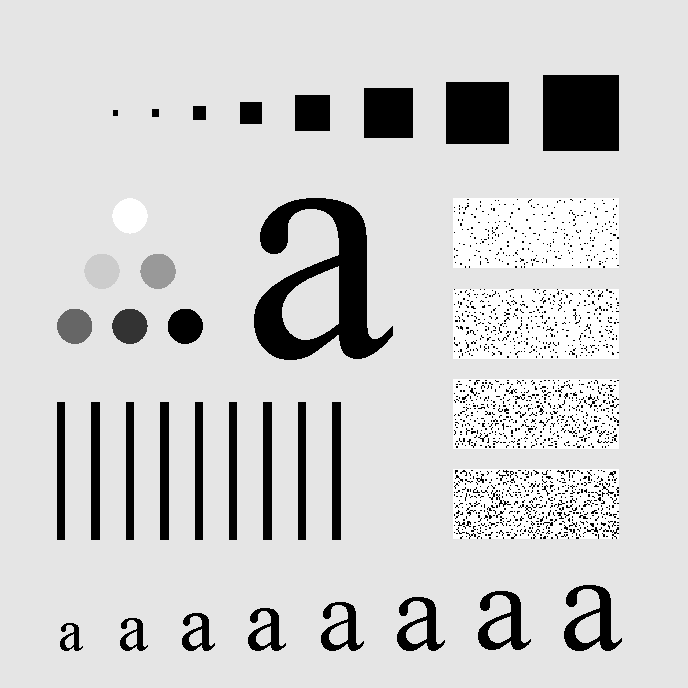
#> input picture image/CH3/04004.tif, 688 x 688 px, found by its file name
$ python 4_8.py
#> lines starting #> are read from the running program, lines starting #| are printed output that depends on the picture
#> further down, img is the input picture: shape (688, 688, 3); min 0, max 255, mean 207.3
import cv2 as cv  # 导入OpenCV 库
import numpy as np  # 导入Numpy 库
import matplotlib.pyplot as plt


# from matplotlib import pyplot as plt

# 傅里叶变换函数
def myDFTandBHPF(myImg, D0, n):
    # 1. 数据格式转换
#> called with D0 = 50, n = 2
    floatImg = myImg.astype(np.float32)
    # 2. 傅里叶变换
    dft = cv.dft(floatImg, flags=cv.DFT_COMPLEX_OUTPUT)
    # 3. 中心化
    dftShift = np.fft.fftshift(dft)
    # 4. 巴特沃斯 高通滤波器 BHPF

    # 创建滤波器函数H
    height, width = dftShift.shape[:2]
#> height = 688; width = 688
    H = np.zeros((width, height, 2), dtype=np.float32)
    for u in range(width):
        for v in range(height):
            am = 1e-08
            D = np.sqrt((u - height // 2) ** 2 + (v - width // 2) ** 2)
            H[u, v] = 1 / (1 + (D0 / (D + am)) ** (2 * n))

    # 巴特沃斯高通滤波
    BHPF = H * dftShift
    # 5. 去中心化
    iShift = np.fft.ifftshift(BHPF)
    # 6. 傅里叶逆变换
    idft = cv.idft(iShift)
    # 7. 重建图像
    idftAmp = cv.magnitude(idft[:, :, 0], idft[:, :, 1])
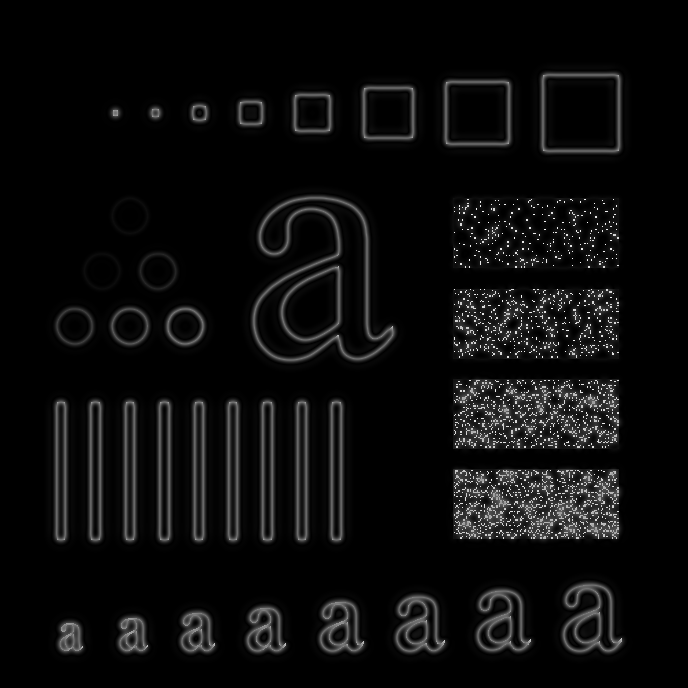
#> idftAmp: shape (688, 688) float32; min 0.00477, max 118794288, mean 5722637; drawn with min black and max white
    rebuild = cv.normalize(idftAmp, None, 0, 255, cv.NORM_MINMAX).astype(np.uint8)
    ### 频谱结果
    #
    dftAmp = cv.magnitude(dft[:, :, 0], dft[:, :, 1])
    ampLog = np.log1p(dftAmp)
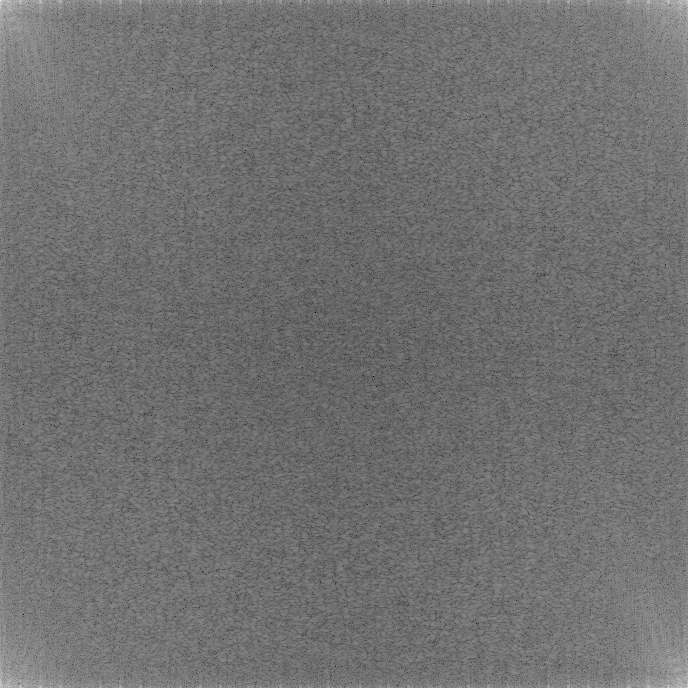
#> ampLog: shape (688, 688) float32; min 2.57, max 18.4, mean 9.58; drawn with min black and max white
    # 中心化频谱
    dftAmpShift = cv.magnitude(dftShift[:, :, 0], dftShift[:, :, 1])
    # 频谱对数结果
    dftLogShift = np.log1p(dftAmpShift)
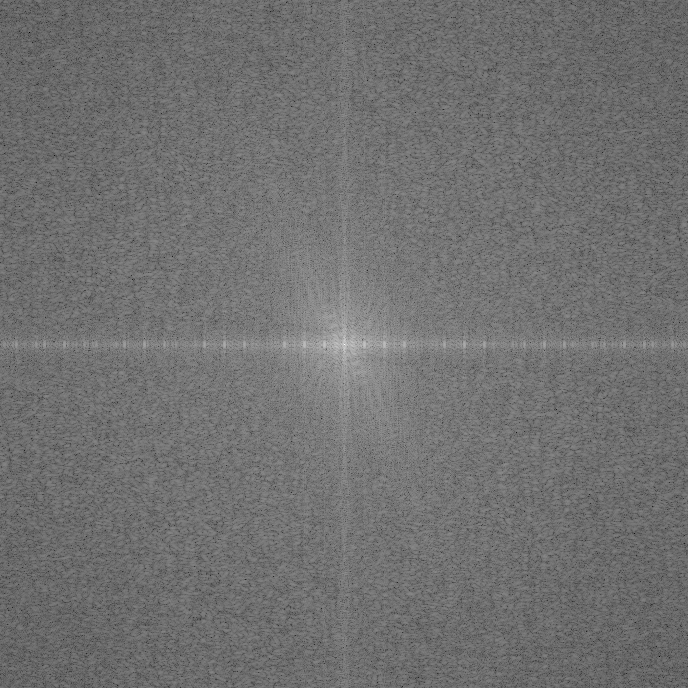
#> dftLogShift: shape (688, 688) float32; min 2.57, max 18.4, mean 9.58; drawn with min black and max white
    # 相位谱
    phase = np.arctan2(dft[:, :, 1], dft[:, :, 0])  # 弧度制
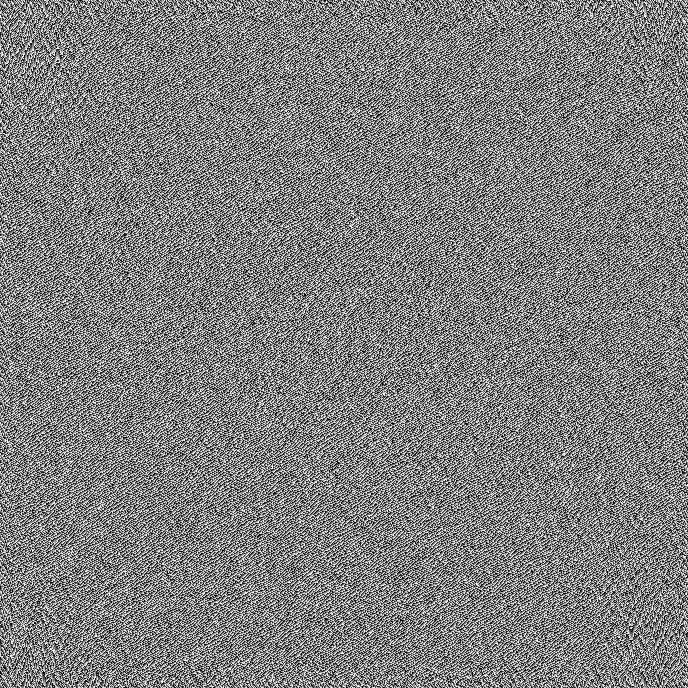
#> phase: shape (688, 688) float32; min -3.14, max 3.14, mean -5.32e-10; drawn with min black and max white
    dftPhi = phase / np.pi * 180  # 角度制
    # 返回重建图像、中心化频谱、频谱对数结果、相位谱
    return [rebuild, dftAmpShift, dftLogShift, dftPhi, H]


# 读取图像
img = cv.imread(r"D:\Code\Python\class02\CH3\04004.tif")
# 转换色彩空间
grayImg = cv.cvtColor(img, cv.COLOR_BGR2GRAY)

BHPFimg = myDFTandBHPF(grayImg, 50, 2)
#> BHPFimg = 5 items

# 循环显示
imgList = [grayImg, BHPFimg[0], BHPFimg[4][:, :, 0]]
imgTitle = ['1. Original', '2. rebuild', '3. phase ',
            '4. Rotation', '5. log spectrogram', '6. phase',
            '7. Move    ', '8. log spectrogram', '9. phase']
imgStart = 141  # 子图起始位置，小于10幅子图时可用
imgNum = 3  # 子图数量，对应以上两个列表长度
for i in range(imgNum):
    plt.subplot(imgStart + i)
    plt.imshow(imgList[i], cmap='gray')
    plt.axis('off')
    plt.title(imgTitle[i])

ax = plt.subplot(144, projection='3d')
u, v = np.mgrid[-1:1:2.0 / grayImg.shape[1], -1:1:2.0 / grayImg.shape[0]]
# ax.plot_wireframe( u,v, ILPF ,rstride=100, cstride=10, linewidth=0.2)
ax.plot_surface(u, v, BHPFimg[4][:, :, 0], cmap='viridis')
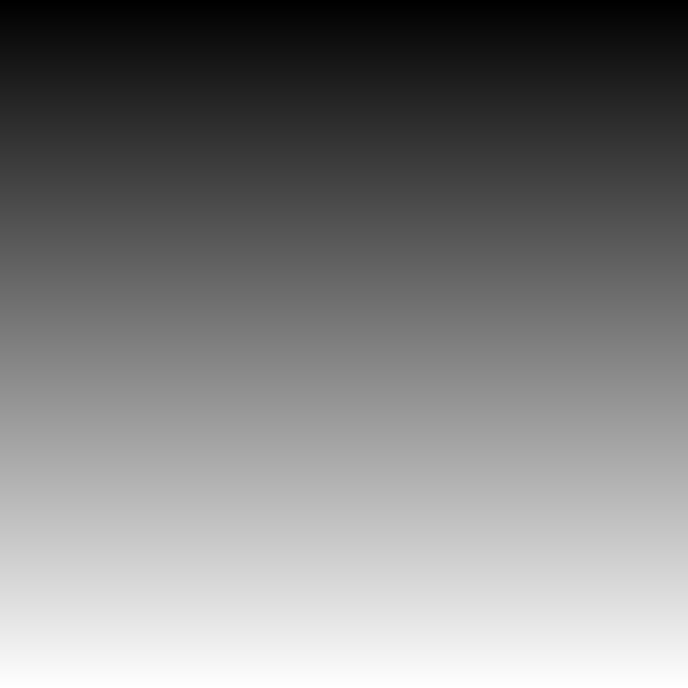
#> u: shape (688, 688) float64; min -1, max 0.997, mean -0.00145; drawn with min black and max white
plt.axis('off')

plt.show()
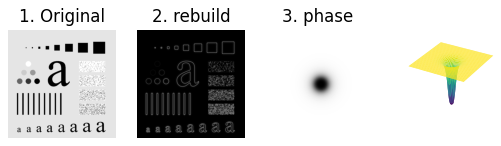
#> figure drawn by matplotlib, 4 panels

$ run again, with image/CH3/03161.tif copied over image/CH3/04004.tif
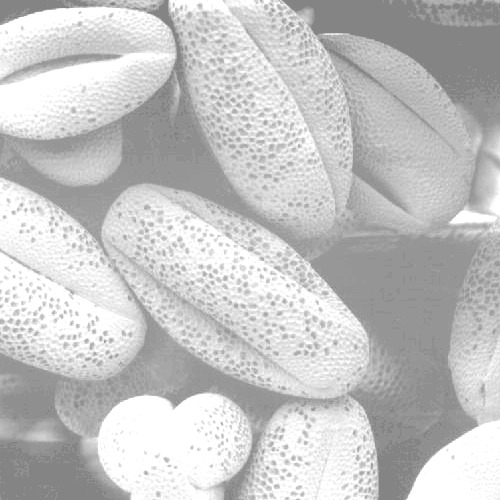
#> input picture image/CH3/03161.tif, 500 x 500 px, found by its file name
#> img is the input picture: shape (500, 500, 3); min 132, max 255, mean 196.4
#> in myDFTandBHPF, `phase = np.arctan2(dft[:, :, 1], dft[:, :, 0])`:
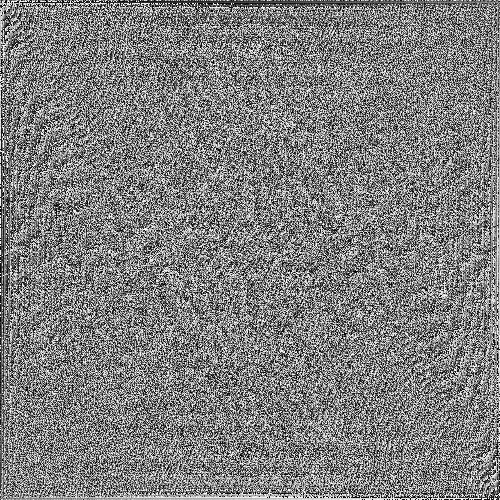
#> phase: shape (500, 500) float32; min -3.14, max 3.14, mean 1.26e-05; drawn with min black and max white
#> BHPFimg = 5 items
#> `plt.show()`:
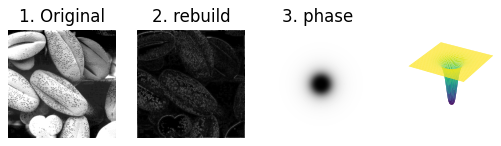
#> figure drawn by matplotlib, 4 panels
